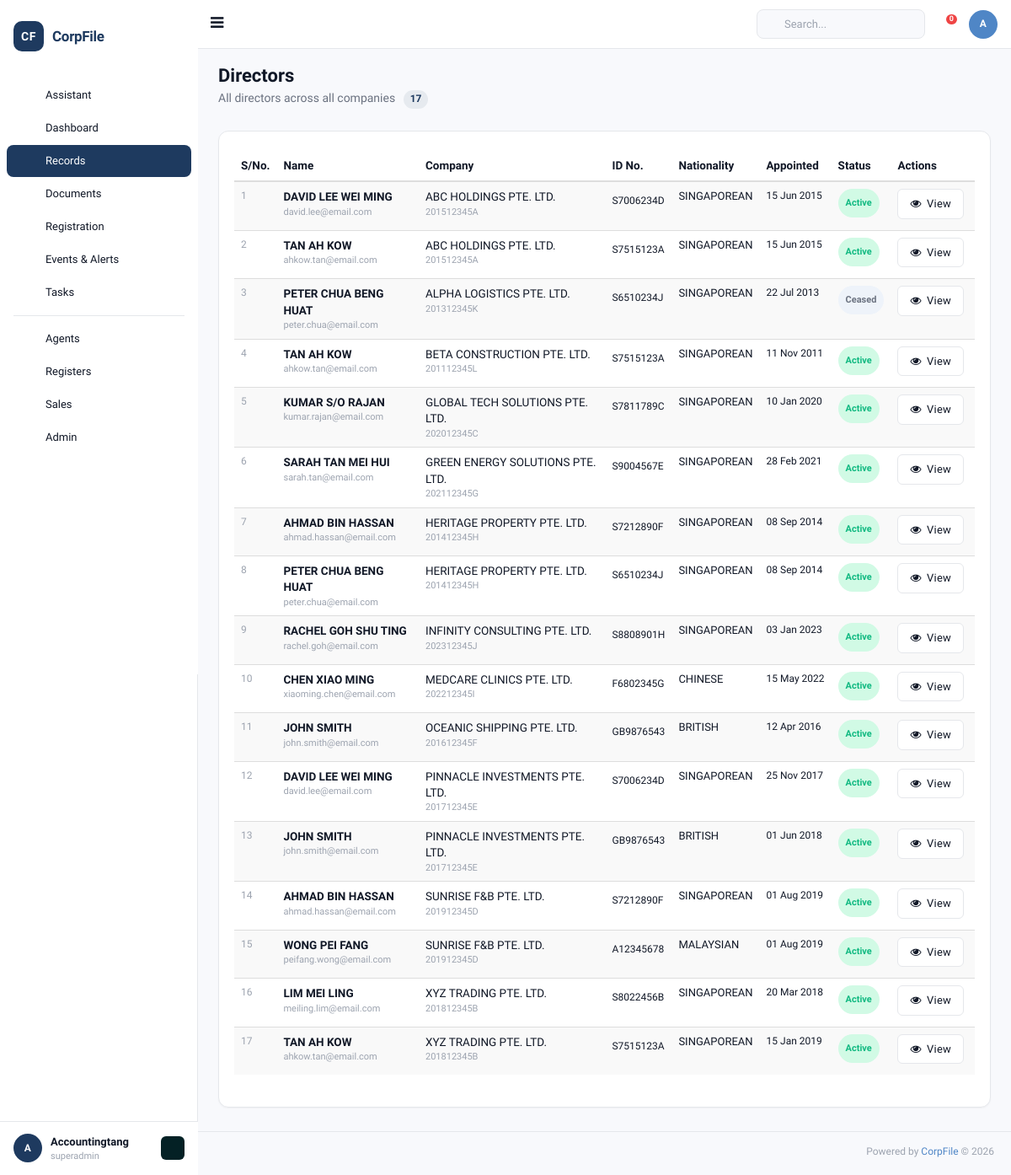
Page /directors (signed in) on the committed database.
### tables this page shows
CREATE TABLE `directors` (
  `id` INT UNSIGNED AUTO_INCREMENT PRIMARY KEY,
  `company_id` INT UNSIGNED NOT NULL,
  `member_id` INT UNSIGNED DEFAULT NULL COMMENT 'Link to individual',
  `role` VARCHAR(50) DEFAULT 'director' COMMENT 'director/ceo/contact_person/chair_person/etc',
  `name` VARCHAR(255) NOT NULL,
  `id_type` VARCHAR(50) DEFAULT NULL,
  `id_number` VARCHAR(100) DEFAULT NULL,
  `id_expired_date` DATE DEFAULT NULL,
  `nationality` VARCHAR(100) DEFAULT NULL,
  `local_address` TEXT DEFAULT NULL,
  `foreign_address` TEXT DEFAULT NULL,
  `alt_local_address` TEXT DEFAULT NULL,
  `alt_foreign_address` TEXT DEFAULT NULL,
  `email` VARCHAR(255) DEFAULT NULL,
  `contact_number` VARCHAR(50) DEFAULT NULL,
  `date_of_birth` DATE DEFAULT NULL,
  `business_occupation` TEXT DEFAULT NULL,
  `other_directorship` TEXT DEFAULT NULL,
  `is_nominee` TINYINT DEFAULT 0,
  `is_registered_controller` TINYINT DEFAULT 0,
  `appointment_proposed_or_effective` VARCHAR(20) DEFAULT 'effective',
  `date_of_appointment` DATE DEFAULT NULL,
  `cessation_proposed_or_effective` VARCHAR(20) DEFAULT 'effective',
  `date_of_cessation` DATE DEFAULT NULL,
  `company_email` VARCHAR(255) DEFAULT NULL,
  `company_contact_code` VARCHAR(10) DEFAULT NULL,
  `company_contact_number` VARCHAR(50) DEFAULT NULL,
  `company_telephone_code` VARCHAR(10) DEFAULT NULL,
  `company_telephone_number` VARCHAR(50) DEFAULT NULL,
  `status` VARCHAR(20) DEFAULT 'Active',
  `created_at` DATETIME DEFAULT CURRENT_TIMESTAMP,
  `updated_at` DATETIME DEFAULT CURRENT_TIMESTAMP ON UPDATE CURRENT_TIMESTAMP,
  FOREIGN KEY (`company_id`) REFERENCES `companies`(`id`) ON DELETE CASCADE,
  KEY `idx_member` (`member_id`)
);

CREATE TABLE `companies` (
  `id` INT UNSIGNED AUTO_INCREMENT PRIMARY KEY,
  `client_id` INT UNSIGNED NOT NULL,
  `company_name` VARCHAR(500) NOT NULL,
  `former_name` VARCHAR(500) DEFAULT NULL,
  `trading_name` VARCHAR(500) DEFAULT NULL,
  `company_id_code` VARCHAR(100) DEFAULT NULL COMMENT 'Company ID field',
  `company_type_id` INT UNSIGNED DEFAULT NULL,
  `registration_number` VARCHAR(100) DEFAULT NULL COMMENT 'Local/Foreign reg number',
  `acra_registration_number` VARCHAR(100) DEFAULT NULL COMMENT 'ACRA UEN',
  `country` VARCHAR(100) DEFAULT 'SINGAPORE',
  `region_id` INT UNSIGNED DEFAULT NULL,
  `incorporation_date` DATE DEFAULT NULL,
  `entity_status` VARCHAR(50) DEFAULT 'Active' COMMENT 'ACRA status',
  `internal_css_status` VARCHAR(50) DEFAULT NULL COMMENT 'Pre-Incorp/Active/Terminated/Dormant/etc',
  `risk_assessment_rating` VARCHAR(20) DEFAULT NULL,
  `common_seal` VARCHAR(10) DEFAULT NULL,
  `company_stamp` VARCHAR(10) DEFAULT NULL,
  `related_industry_id` INT UNSIGNED DEFAULT NULL,
  `market_segment_id` INT UNSIGNED DEFAULT NULL,
  `public_interest_company` VARCHAR(10) DEFAULT NULL,
  `legis_entity_name` VARCHAR(255) DEFAULT NULL,
  `jurisdiction_incorp_name` VARCHAR(255) DEFAULT NULL,
  `jurisdiction_corp_name` VARCHAR(255) DEFAULT NULL,
  `jurisdiction_corp_id` VARCHAR(100) DEFAULT NULL,
  `strike_off_date` DATE DEFAULT NULL,
  `liquid_strike_off_date` DATE DEFAULT NULL,
  `terminate_date` DATE DEFAULT NULL,
  `dormant_date` DATE DEFAULT NULL,
  `liquidated_date` DATE DEFAULT NULL,
   
  `activity_1` VARCHAR(100) DEFAULT NULL,
  `activity_1_desc_default` TEXT DEFAULT NULL,
  `activity_1_desc_user` TEXT DEFAULT NULL,
  `activity_2` VARCHAR(100) DEFAULT NULL,
  `activity_2_desc_default` TEXT DEFAULT NULL,
  `activity_2_desc_user` TEXT DEFAULT NULL,
   
  `ord_issued_share_capital` DECIMAL(20,2) DEFAULT 0,
  `ord_currency` VARCHAR(10) DEFAULT 'SGD',
  `no_ord_shares` INT DEFAULT 0,
  `paid_up_capital` DECIMAL(20,2) DEFAULT 0,
  `paid_up_capital_currency` VARCHAR(10) DEFAULT 'SGD',
  `spec_issued_share_capital` DECIMAL(20,2) DEFAULT 0,
  `spec_currency` VARCHAR(10) DEFAULT 'SGD',
  `no_spec_shares` INT DEFAULT 0,
   
  `fye_date` DATE DEFAULT NULL,
  `financial_date` DATE DEFAULT NULL,
  `next_agm_due` DATE DEFAULT NULL,
  `date_of_agm` DATE DEFAULT NULL,
  `date_of_ar` DATE DEFAULT NULL,
  `last_ar_filing` DATE DEFAULT NULL,
   
  `contact_person` VARCHAR(255) DEFAULT NULL,
  `auditor_name` VARCHAR(255) DEFAULT NULL,
  `phone1_code` VARCHAR(10) DEFAULT '65',
  `phone1_number` VARCHAR(50) DEFAULT NULL,
  `phone2_code` VARCHAR(10) DEFAULT '65',
  `phone2_number` VARCHAR(50) DEFAULT NULL,
  `fax_code` VARCHAR(10) DEFAULT '65',
  `fax_number` VARCHAR(50) DEFAULT NULL,
  `website` VARCHAR(255) DEFAULT NULL,
  `email` VARCHAR(255) DEFAULT NULL,
   
  `bank_name_id` INT UNSIGNED DEFAULT NULL,
  `bank_account_number` VARCHAR(100) DEFAULT NULL,
   
  `service_name_id` INT UNSIGNED DEFAULT NULL,
  `service_appoint_date` DATE DEFAULT NULL,
  `service_termination_date` DATE DEFAULT NULL,
  `service_status` VARCHAR(50) DEFAULT NULL,
   
  `remarks` TEXT DEFAULT NULL,
  `additional_remarks` TEXT DEFAULT NULL,
   
  `logo` VARCHAR(500) DEFAULT NULL,
   
  `is_css_client` TINYINT DEFAULT 1,
  `is_taxation_client` TINYINT DEFAULT 0,
  `is_accounting_client` TINYINT DEFAULT 0,
  `is_audit_client` TINYINT DEFAULT 0,
  `is_outsrc_accounting` TINYINT DEFAULT 0,
  `is_outsrc_tax` TINYINT DEFAULT 0,
  `is_payroll_client` TINYINT DEFAULT 0,
  `is_compilation_client` TINYINT DEFAULT 0,
  `is_ask_client` TINYINT DEFAULT 0,
  `is_m_and_a_client` TINYINT DEFAULT 0,
  `is_hr_client` TINYINT DEFAULT 0,
  `is_scrutinisation_client` TINYINT DEFAULT 0,
  `is_gst_client` TINYINT DEFAULT 0,
  `is_wp_ep_client` TINYINT DEFAULT 0,
  `is_commercial_accounting` TINYINT DEFAULT 0,
  `is_personal_tax` TINYINT DEFAULT 0,
  `is_auditor` TINYINT DEFAULT 0,
  `is_corporate_shareholder` TINYINT DEFAULT 0,
  `is_fund_management` TINYINT DEFAULT 0,
  `is_corporate_director` TINYINT DEFAULT 0,
  `is_corporate_owner` TINYINT DEFAULT 0,
  `is_external_corp_sec` TINYINT DEFAULT 0,
  `is_sub_fund` TINYINT DEFAULT 0,
  `is_agent` TINYINT DEFAULT 0,
  `is_corporate_controller` TINYINT DEFAULT 0,
  `is_corporate_partner` TINYINT DEFAULT 0,
  `is_representative_office` TINYINT DEFAULT 0,
  `is_odi` TINYINT DEFAULT 0,
  `is_resident_representative` TINYINT DEFAULT 0,
  `is_liquidator` TINYINT DEFAULT 0,
  `is_hrs_client` TINYINT DEFAULT 0,
  `is_trust_fund` TINYINT DEFAULT 0,
   
  `is_prospect` TINYINT DEFAULT 0,
  `is_client` TINYINT DEFAULT 1,
  `is_non_client` TINYINT DEFAULT 0,
   
  `created_by` INT UNSIGNED DEFAULT NULL,
  `created_at` DATETIME DEFAULT CURRENT_TIMESTAMP,
  `updated_at` DATETIME DEFAULT CURRENT_TIMESTAMP ON UPDATE CURRENT_TIMESTAMP,
  FOREIGN KEY (`client_id`) REFERENCES `clients`(`id`) ON DELETE CASCADE,
  KEY `idx_company_name` (`company_name`(100)),
  KEY `idx_registration` (`registration_number`),
  KEY `idx_acra` (`acra_registration_number`)
);

### application/controllers/Officials.php (called while the page is built, shortened)
<?php
class Directors_list extends BaseController {
    public function index() {
        $data = ['page_title' => 'Directors', 'directors' => []];
        if ($this->db) {
            $clientId = $_SESSION['client_id'] ?? '';
            $client = $this->db->fetchOne("SELECT id FROM clients WHERE client_id = ?", [$clientId]);
            if ($client) {
                $data['directors'] = $this->db->fetchAll(
                    "SELECT d.*, c.company_name, c.registration_number
                     FROM directors d
                     JOIN companies c ON c.id = d.company_id
                     WHERE c.client_id = ?
                     ORDER BY c.company_name ASC, d.name ASC",
                    [$client->id]
                );
            }
        }
        $this->loadLayout('officials/directors', $data);
    }
}

### application/libraries/Database.php (called while the page is built, shortened)
<?php
class Database {
    private static $instance = null;
    private $pdo;
    public function __construct() {
        $config = $GLOBALS['db_config'];
        try {
            $socket = getenv('DB_SOCKET');
            if ($socket) {
                $dsn = "mysql:unix_socket={$socket};dbname={$config['database']};charset={$config['charset']}";
            } else {
                $dsn = "mysql:host={$config['host']};port={$config['port']};dbname={$config['database']};charset={$config['charset']}";
            }
            $options = [
                PDO::ATTR_ERRMODE => PDO::ERRMODE_EXCEPTION,
                PDO::ATTR_DEFAULT_FETCH_MODE => PDO::FETCH_OBJ,
                PDO::ATTR_EMULATE_PREPARES => false,
            ];
            if (defined('PDO::MYSQL_ATTR_SSL_VERIFY_SERVER_CERT')) {
                $options[PDO::MYSQL_ATTR_SSL_VERIFY_SERVER_CERT] = false;
            }
            $this->pdo = new PDO($dsn, $config['username'], $config['password'], $options);
        } catch (PDOException $e) {
            if (ENVIRONMENT === 'development') {
                die('Database connection failed: ' . $e->getMessage());
            } else {
                die('Database connection failed.');
            }
        }
    }
    public static function getInstance() {
        if (self::$instance === null) {
            self::$instance = new self();
        }
        return self::$instance;
    }
    public function query($sql, $params = []) {
        $stmt = $this->pdo->prepare($sql);
        $stmt->execute($params);
        return $stmt;
    }
    public function fetchAll($sql, $params = []) {
        return $this->query($sql, $params)->fetchAll();
    }
    public function fetchOne($sql, $params = []) {
        return $this->query($sql, $params)->fetch();
    }
}

### application/config/config.php (called while the page is built, shortened)
<?php
function base_url($path = '') {
    return rtrim($GLOBALS['config']['base_url'], '/') . '/' . ltrim($path, '/');
}

### application/views/officials/directors.php (the view, shortened to what this page needs)
<div class="page-title">
    <div class="title_left">
        <h3>Directors</h3>
        <p style="color:var(--cf-text-secondary); font-size:14px; margin-top:4px;">
            All directors across all companies
            <span style="display:inline-flex; align-items:center; justify-content:center; min-width:28px; height:22px; border-radius:11px; background:rgba(30,58,95,0.08); color:var(--cf-primary); font-size:12px; font-weight:600; padding:0 8px; margin-left:6px;">
                <?= count($directors) ?>
            </span>
        </p>
    </div>
</div>
<div class="row">
    <div class="col-md-12">
        <div class="x_panel">
            <div class="x_content">
                <table id="datatable-directors" class="table table-striped" style="width:100%">
                    <thead>
                        <tr>
                            <th style="width:40px;">S/No.</th>
                            <th>Name</th>
                            <th>Company</th>
                            <th>ID No.</th>
                            <th>Nationality</th>
                            <th>Appointed</th>
                            <th>Status</th>
                            <th>Actions</th>
                        </tr>
                    </thead>
                    <tbody>
                        <?php $sno = 1; foreach ($directors as $d): ?>
                        <tr>
                            <td style="color:var(--cf-text-muted); font-size:12px;"><?= $sno++ ?></td>
                            <td>
                                <div style="font-weight:600; color:var(--cf-text);"><?= htmlspecialchars($d->name ?? '') ?></div>
                                <?php if (!empty($d->email)): ?>
                                    <div style="font-size:11px; color:var(--cf-text-muted);"><?= htmlspecialchars($d->email) ?></div>
                                <?php endif; ?>
                            </td>
                            <td>
                                <div style="font-weight:500;"><?= htmlspecialchars($d->company_name ?? '') ?></div>
                                <div style="font-size:11px; color:var(--cf-text-muted); font-family:monospace;"><?= htmlspecialchars($d->registration_number ?? '') ?></div>
                            </td>
                            <td style="font-family:monospace; font-size:12px;">
                                <?php if (!empty($d->id_number)): ?>
                                    <span title="<?= htmlspecialchars($d->id_type ?? '') ?>"><?= htmlspecialchars($d->id_number) ?></span>
                                <?php endif; ?>
                            </td>
                            <td style="font-size:13px;"><?= htmlspecialchars($d->nationality ?? '') ?></td>
                            <td style="font-size:12px; white-space:nowrap;">
                                <?= !empty($d->date_of_appointment) ? date('d M Y', strtotime($d->date_of_appointment)) : '' ?>
                            </td>
                            <td>
                                <span class="status-badge <?= ($d->status ?? 'Active') === 'Active' ? 'active' : 'draft' ?>">
                                    <?= htmlspecialchars($d->status ?? 'Active') ?>
                                </span>
                            </td>
                            <td>
                                <a href="<?= base_url("officials_list/{$d->company_id}") ?>" class="btn btn-default btn-xs" style="border-radius:6px;" title="View all officials for this company">
                                    <i class="fa fa-eye" style="margin-right:3px;"></i> View
                                </a>
                            </td>
                        </tr>
                        <?php endforeach; ?>
                    </tbody>
                </table>
            </div>
        </div>
    </div>
</div>

### rows in the picture
directors: name "DAVID LEE WEI MING", email "david.lee@email.com", company.company_name "ABC HOLDINGS PTE. LTD.", company.registration_number "201512345A", id_number "S7006234D", nationality "SINGAPOREAN", date_of_appointment "15 Jun 2015", status "Active"
directors: name "TAN AH KOW", email "ahkow.tan@email.com", company.company_name "ABC HOLDINGS PTE. LTD.", company.registration_number "201512345A", id_number "S7515123A", nationality "SINGAPOREAN", date_of_appointment "15 Jun 2015", status "Active"
directors: name "PETER CHUA BENG HUAT", email "peter.chua@email.com", company.company_name "ALPHA LOGISTICS PTE. LTD.", company.registration_number "201312345K", id_number "S6510234J", nationality "SINGAPOREAN", date_of_appointment "22 Jul 2013", status "Ceased"
directors: name "TAN AH KOW", email "ahkow.tan@email.com", company.company_name "BETA CONSTRUCTION PTE. LTD.", company.registration_number "201112345L", id_number "S7515123A", nationality "SINGAPOREAN", date_of_appointment "11 Nov 2011", status "Active"
directors: name "KUMAR S/O RAJAN", email "kumar.rajan@email.com", company.company_name "GLOBAL TECH SOLUTIONS PTE. LTD.", company.registration_number "202012345C", id_number "S7811789C", nationality "SINGAPOREAN", date_of_appointment "10 Jan 2020", status "Active"
directors: name "SARAH TAN MEI HUI", email "sarah.tan@email.com", company.company_name "GREEN ENERGY SOLUTIONS PTE. LTD.", company.registration_number "202112345G", id_number "S9004567E", nationality "SINGAPOREAN", date_of_appointment "28 Feb 2021", status "Active"
directors: name "AHMAD BIN HASSAN", email "ahmad.hassan@email.com", company.company_name "HERITAGE PROPERTY PTE. LTD.", company.registration_number "201412345H", id_number "S7212890F", nationality "SINGAPOREAN", date_of_appointment "08 Sep 2014", status "Active"
directors: name "PETER CHUA BENG HUAT", email "peter.chua@email.com", company.company_name "HERITAGE PROPERTY PTE. LTD.", company.registration_number "201412345H", id_number "S6510234J", nationality "SINGAPOREAN", date_of_appointment "08 Sep 2014", status "Active"
directors: name "RACHEL GOH SHU TING", email "rachel.goh@email.com", company.company_name "INFINITY CONSULTING PTE. LTD.", company.registration_number "202312345J", id_number "S8808901H", nationality "SINGAPOREAN", date_of_appointment "03 Jan 2023", status "Active"
directors: name "CHEN XIAO MING", email "xiaoming.chen@email.com", company.company_name "MEDCARE CLINICS PTE. LTD.", company.registration_number "202212345I", id_number "F6802345G", nationality "CHINESE", date_of_appointment "15 May 2022", status "Active"
directors: name "JOHN SMITH", email "john.smith@email.com", company.company_name "OCEANIC SHIPPING PTE. LTD.", company.registration_number "201612345F", id_number "GB9876543", nationality "BRITISH", date_of_appointment "12 Apr 2016", status "Active"
directors: name "DAVID LEE WEI MING", email "david.lee@email.com", company.company_name "PINNACLE INVESTMENTS PTE. LTD.", company.registration_number "201712345E", id_number "S7006234D", nationality "SINGAPOREAN", date_of_appointment "25 Nov 2017", status "Active"
directors: name "JOHN SMITH", email "john.smith@email.com", company.company_name "PINNACLE INVESTMENTS PTE. LTD.", company.registration_number "201712345E", id_number "GB9876543", nationality "BRITISH", date_of_appointment "01 Jun 2018", status "Active"
directors: name "AHMAD BIN HASSAN", email "ahmad.hassan@email.com", company.company_name "SUNRISE F&B PTE. LTD.", company.registration_number "201912345D", id_number "S7212890F", nationality "SINGAPOREAN", date_of_appointment "01 Aug 2019", status "Active"
directors: name "WONG PEI FANG", email "peifang.wong@email.com", company.company_name "SUNRISE F&B PTE. LTD.", company.registration_number "201912345D", id_number "A12345678", nationality "MALAYSIAN", date_of_appointment "01 Aug 2019", status "Active"
directors: name "LIM MEI LING", email "meiling.lim@email.com", company.company_name "XYZ TRADING PTE. LTD.", company.registration_number "201812345B", id_number "S8022456B", nationality "SINGAPOREAN", date_of_appointment "20 Mar 2018", status "Active"
directors: name "TAN AH KOW", email "ahkow.tan@email.com", company.company_name "XYZ TRADING PTE. LTD.", company.registration_number "201812345B", id_number "S7515123A", nationality "SINGAPOREAN", date_of_appointment "15 Jan 2019", status "Active"

### other values in the picture
$user_initials "A"
$user_name "Accountingtang"
$user_role "superadmin"
count($directors) "17"
